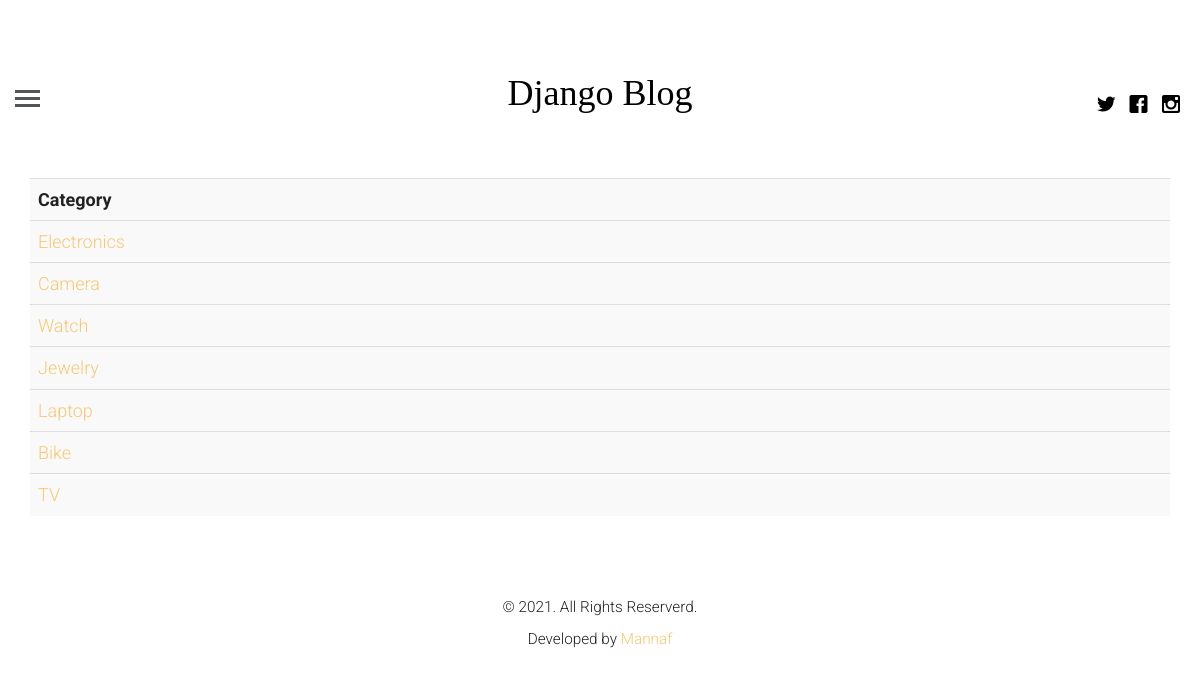
The page /category on the database its author committed.
### blogapp/models.py (models this page shows, shortened)
class category(models.Model):
    name= models.CharField(max_length=100,unique=True)

### blogapp/views.py (the view)
# urls.py: path('category',views.getCategory,name="category"),
def getCategory(request):
    query = category.objects.all()
    return render(request,"category_list.html",{"category":query})

### template/category_list.html (shortened to what this page needs)
{% extends "base.html" %}
{% load static %}
{% block content %}
 <div class="container">
        <table class="table table-striped">
            <tr>
                <th>Category</th>
            <tr>
            {% for p in category %}
                <tr>
                <td><a href="{% url 'topic' name=p.name %}" target="_blank">{{p.name}}</a></td>
            <tr>
            {% empty %}
            <tr>
                <td colspan="50"><h4 class="text-danger" style="text-align:center">You Have No Article Please Post a Article</h4></td>
            </tr>
            {% endfor %}
        </table>
    </div>
{% endblock  %}

### blogapp/static/css/style.css (style rules this page uses)
html { background: #fff; }
body { font-family: "Roboto", arial, sans-serif; font-size: 18px; font-weight: 300; line-height: 1.8; color: #222; background: #fff; }
a { color: #f7c873; -webkit-transition: 0.5s; -o-transition: 0.5s; transition: 0.5s; }

### rows shown on the page
category: name "Electronics"
category: name "Camera"
category: name "Watch"
category: name "Jewelry"
category: name "Laptop"
category: name "Bike"
category: name "TV"
